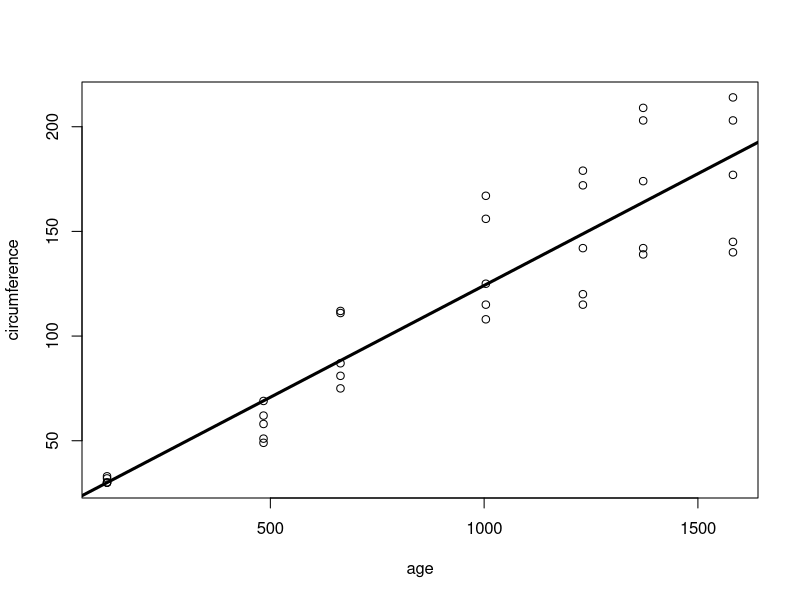

Write R code to recreate this figure.
## ---- chunk 1
knitr::opts_chunk$set(echo = TRUE)
## ---- chunk 2
## "Answer 1"
## ---- chunk 3
food <- c("banana", "strawberry", "tomato", "squash", "pumpkin", "kiwi")
class(food)
categ <- c("fruit", "fruit", "fruit", "veggie", "veggie", "fruit")
market <- data.frame(
    name = food, category = categ
)

## ---- chunk 4
data("Orange")
summary("Orange")

circumference.lm <- lm(circumference ~ age, data = Orange)
plot (circumference ~ age, data = Orange)
abline(circumference.lm, lwd = 3)
fitted (circumference.lm)
summary(circumference.lm)
